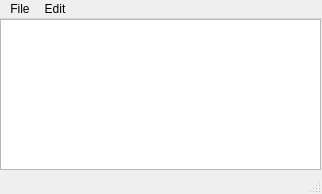
<?xml version="1.0" encoding="UTF-8"?>
<ui version="4.0">
 <class>MainWindow</class>
 <widget class="QMainWindow" name="MainWindow">
  <property name="geometry">
   <rect>
    <x>0</x>
    <y>0</y>
    <width>322</width>
    <height>194</height>
   </rect>
  </property>
  <property name="windowTitle">
   <string>MainWindow</string>
  </property>
  <widget class="QWidget" name="centralwidget">
   <widget class="QWidget" name="verticalLayoutWidget">
    <property name="geometry">
     <rect>
      <x>0</x>
      <y>0</y>
      <width>321</width>
      <height>151</height>
     </rect>
    </property>
    <layout class="QVBoxLayout" name="verticalLayout">
     <item>
      <widget class="QTextEdit" name="textEdit"/>
     </item>
    </layout>
   </widget>
  </widget>
  <widget class="QMenuBar" name="menubar">
   <property name="geometry">
    <rect>
     <x>0</x>
     <y>0</y>
     <width>322</width>
     <height>17</height>
    </rect>
   </property>
   <widget class="QMenu" name="menuFile">
    <property name="title">
     <string>File</string>
    </property>
    <addaction name="actionNew"/>
    <addaction name="actionOpen"/>
    <addaction name="actionSave"/>
    <addaction name="actionSave_As"/>
    <addaction name="actionPrint"/>
    <addaction name="actionExit"/>
   </widget>
   <widget class="QMenu" name="menuEdit">
    <property name="title">
     <string>Edit</string>
    </property>
    <addaction name="actionCut"/>
    <addaction name="actionCopy"/>
    <addaction name="actionPaste"/>
    <addaction name="actionRedo"/>
   </widget>
   <addaction name="menuFile"/>
   <addaction name="menuEdit"/>
  </widget>
  <widget class="QStatusBar" name="statusbar"/>
  <action name="actionNew">
   <property name="text">
    <string>New</string>
   </property>
  </action>
  <action name="actionOpen">
   <property name="text">
    <string>Open</string>
   </property>
  </action>
  <action name="actionSave">
   <property name="text">
    <string>Save</string>
   </property>
  </action>
  <action name="actionSave_As">
   <property name="text">
    <string>Save As</string>
   </property>
  </action>
  <action name="actionPrint">
   <property name="text">
    <string>Print</string>
   </property>
  </action>
  <action name="actionExit">
   <property name="text">
    <string>Exit</string>
   </property>
  </action>
  <action name="actionCopy">
   <property name="text">
    <string>Copy</string>
   </property>
  </action>
  <action name="actionCut">
   <property name="text">
    <string>Cut</string>
   </property>
  </action>
  <action name="actionPaste">
   <property name="text">
    <string>Paste</string>
   </property>
  </action>
  <action name="actionRedo">
   <property name="text">
    <string>Redo</string>
   </property>
  </action>
 </widget>
 <resources/>
 <connections/>
</ui>
